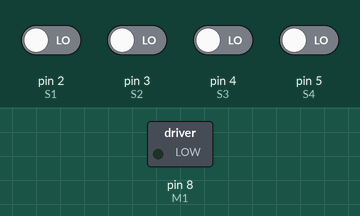
Recording of a sketch running on a simulated Arduino Uno, built with avr-gcc and run on an emulated ATmega328P. Shown: switched loads named in the sketch (green lamp = pin HIGH). The inputs (shaded band) are chosen by the test bench; at power-on: pin 2 (S1), pin 3 (S2), pin 4 (S3), pin 5 (S4) LOW.

Above: at 1.2 s.
1.3 s: pin 3 (S2) driven HIGH and pin 4 (S3) driven HIGH
At 2.3 s:
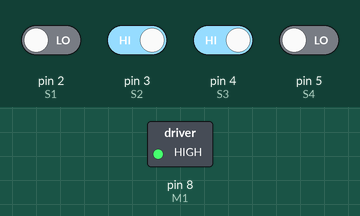
2.8 s: pin 2 (S1) driven HIGH
At 3.7 s:
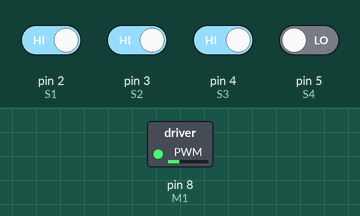
4.3 s: pin 2 (S1) driven LOW
At 5.5 s:
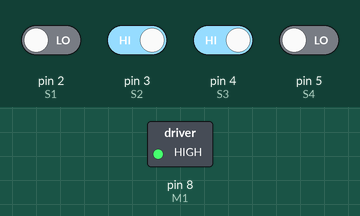
5.8 s: pin 4 (S3) driven LOW
At 6.9 s:
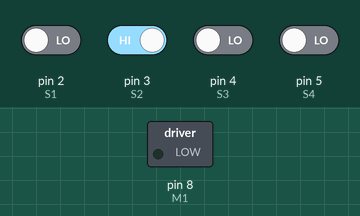
7.3 s: pin 4 (S3) driven HIGH
At 8.1 s:
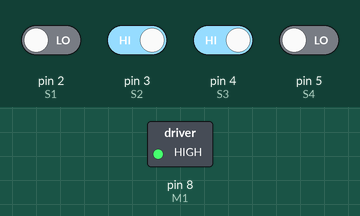
Timing chart, 0 to 9.8 s (numbered marks = the images above; inputs shaded):
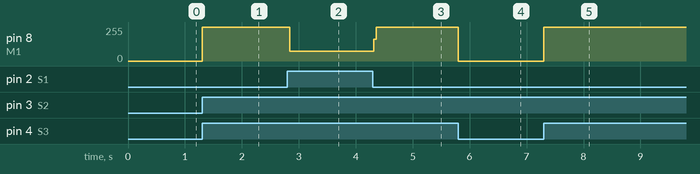

The sketch:

Zascitno-vziganje-motorja-koda.ino
```cpp
#define S1 2
#define S2 3
#define S3 4
#define S4 5
#define M1 8

void setup()
{
 pinMode(S1, INPUT);
 pinMode(S2, INPUT);
 pinMode(S3, INPUT);
 pinMode(S4, INPUT);
 pinMode(M1, OUTPUT);
}
void loop()
{
if((digitalRead(S2)==HIGH && digitalRead(S3)==HIGH)&&(digitalRead(S4)==LOW))
 {digitalWrite(M1, HIGH);
}
if(digitalRead(S1)==HIGH || digitalRead(S3)==LOW)
 {digitalWrite(M1, LOW);
 }
}
```

Measured:
- after the input at 1.3 s, pin 8 (M1): 0/255 → 255/255 at once
- after the input at 2.8 s, pin 8 (M1): 255/255 → 72/255 at once
- after the input at 4.3 s, pin 8 (M1): 72/255 → 255/255 at once
- after the input at 5.8 s, pin 8 (M1): 255/255 → 0/255 at once
- after the input at 7.3 s, pin 8 (M1): 0/255 → 255/255 at once
